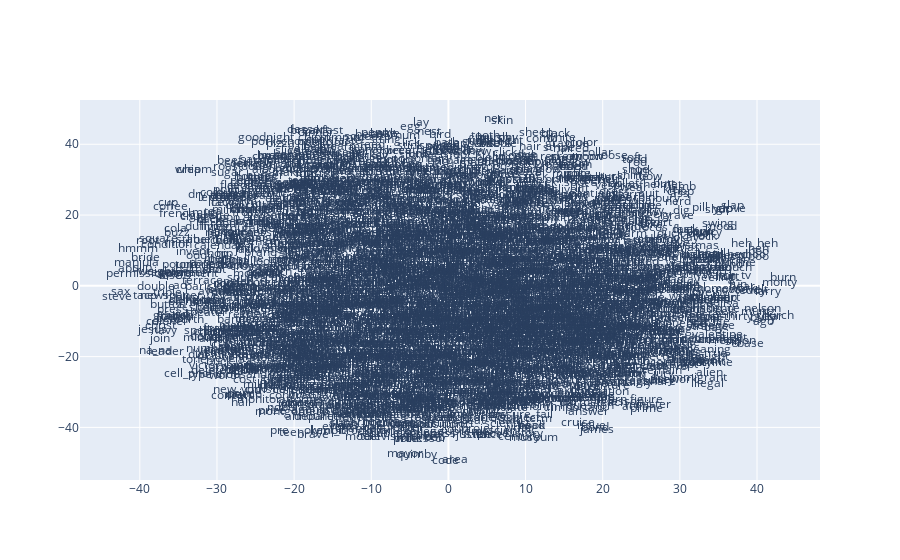

The code cell stored with this chart in its notebook:
### Markdown cell above
Modified the code from [here](
https://radimrehurek.com/gensim/auto_examples/tutorials/run_word2vec.html#sphx-glr-auto-examples-tutorials-run-word2vec-py)

### Code cell
from sklearn.decomposition import IncrementalPCA    # inital reduction
from sklearn.manifold import TSNE                   # final reduction
import numpy as np                                  # array handling

t = time()

def reduce_dimensions(model):
    num_dimensions = 3  # final num dimensions (2D, 3D, etc)

    # extract the words & their vectors, as numpy arrays
    vectors = np.asarray(model.wv.vectors)
    labels = np.asarray(model.wv.index_to_key)  # fixed-width numpy strings

    # reduce using t-SNE
    tsne = TSNE(n_components=num_dimensions, random_state=0)
    vectors = tsne.fit_transform(vectors)

    x_vals = [v[0] for v in vectors]
    y_vals = [v[1] for v in vectors]
    return x_vals, y_vals, labels


x_vals, y_vals, labels = reduce_dimensions(w2v_model)

def plot_with_plotly(x_vals, y_vals, labels, plot_in_notebook=True):
    from plotly.offline import init_notebook_mode, iplot, plot
    import plotly.graph_objs as go

    trace = go.Scatter(x=x_vals, y=y_vals, mode='text', text=labels)
    data = [trace]

    if plot_in_notebook:
        init_notebook_mode(connected=True)
        iplot(data, filename='word-embedding-plot')
    else:
        plot(data, filename='word-embedding-plot.html')


plot_function = plot_with_plotly

plot_function(x_vals, y_vals, labels)

print('Time to plot: {} mins'.format(round((time() - t) / 60, 2)))

### Figure 1 — Plotly figure (JSON) as saved in the notebook; plotly's stock layout.template omitted (floating-point values rounded to 4 significant figures; data arrays with more than 128 entries replaced by an {"elided": "..."} marker saying what was removed)
{"data": [{"mode": "text", "text": {"elided": "3332 str values"}, "type": "scatter", "x": {"elided": "3332 float values"}, "y": {"elided": "3332 float values"}}], "layout": {}}
